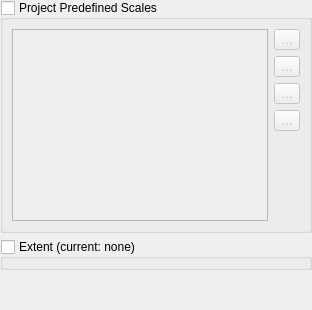
         <widget class="QWidget" name="mViewSettingsPage">
          <layout class="QVBoxLayout" name="verticalLayout_25">
           <property name="leftMargin">
            <number>0</number>
           </property>
           <property name="topMargin">
            <number>0</number>
           </property>
           <property name="rightMargin">
            <number>0</number>
           </property>
           <property name="bottomMargin">
            <number>0</number>
           </property>
           <item>
            <widget class="QgsCollapsibleGroupBox" name="grpProjectScales">
             <property name="sizePolicy">
              <sizepolicy hsizetype="Preferred" vsizetype="Expanding">
               <horstretch>0</horstretch>
               <verstretch>3</verstretch>
              </sizepolicy>
             </property>
             <property name="title">
              <string>Project Predefined Scales</string>
             </property>
             <property name="checkable">
              <bool>true</bool>
             </property>
             <property name="checked">
              <bool>false</bool>
             </property>
             <property name="syncGroup" stdset="0">
              <string notr="true">projgeneral</string>
             </property>
             <layout class="QGridLayout" name="gridLayout_7">
              <item row="0" column="0">
               <widget class="QListWidget" name="lstScales"/>
              </item>
              <item row="0" column="1">
               <layout class="QVBoxLayout" name="verticalLayout_4">
                <item>
                 <widget class="QToolButton" name="pbnAddScale">
                  <property name="toolTip">
                   <string>Add predefined scale</string>
                  </property>
                  <property name="text">
                   <string>…</string>
                  </property>
                  <property name="icon">
                   <iconset resource="../../images/images.qrc">
                    <normaloff>:/images/themes/default/symbologyAdd.svg</normaloff>:/images/themes/default/symbologyAdd.svg</iconset>
                  </property>
                 </widget>
                </item>
                <item>
                 <widget class="QToolButton" name="pbnRemoveScale">
                  <property name="toolTip">
                   <string>Remove selected scale</string>
                  </property>
                  <property name="text">
                   <string>…</string>
                  </property>
                  <property name="icon">
                   <iconset resource="../../images/images.qrc">
                    <normaloff>:/images/themes/default/symbologyRemove.svg</normaloff>:/images/themes/default/symbologyRemove.svg</iconset>
                  </property>
                 </widget>
                </item>
                <item>
                 <widget class="QToolButton" name="pbnImportScales">
                  <property name="toolTip">
                   <string>Import from file</string>
                  </property>
                  <property name="text">
                   <string>…</string>
                  </property>
                  <property name="icon">
                   <iconset resource="../../images/images.qrc">
                    <normaloff>:/images/themes/default/mActionFileOpen.svg</normaloff>:/images/themes/default/mActionFileOpen.svg</iconset>
                  </property>
                 </widget>
                </item>
                <item>
                 <widget class="QToolButton" name="pbnExportScales">
                  <property name="toolTip">
                   <string>Save to file</string>
                  </property>
                  <property name="text">
                   <string>…</string>
                  </property>
                  <property name="icon">
                   <iconset resource="../../images/images.qrc">
                    <normaloff>:/images/themes/default/mActionFileSave.svg</normaloff>:/images/themes/default/mActionFileSave.svg</iconset>
                  </property>
                 </widget>
                </item>
                <item>
                 <spacer name="verticalSpacer">
                  <property name="orientation">
                   <enum>Qt::Vertical</enum>
                  </property>
                  <property name="sizeHint" stdset="0">
                   <size>
                    <width>20</width>
                    <height>40</height>
                   </size>
                  </property>
                 </spacer>
                </item>
               </layout>
              </item>
             </layout>
            </widget>
           </item>
           <item>
            <widget class="QgsExtentGroupBox" name="mExtentGroupBox">
             <property name="toolTip">
              <string>If checked the preset extent will be used as the full extent of the project. If unchecked, the project's full extent will be calculated using the full extent of all layers in the project.</string>
             </property>
             <property name="title">
              <string>Extent (current: none)</string>
             </property>
             <property name="checkable">
              <bool>true</bool>
             </property>
             <property name="checked">
              <bool>false</bool>
             </property>
            </widget>
           </item>
           <item>
            <spacer name="verticalSpacer_4">
             <property name="orientation">
              <enum>Qt::Vertical</enum>
             </property>
             <property name="sizeHint" stdset="0">
              <size>
               <width>20</width>
               <height>40</height>
              </size>
             </property>
            </spacer>
           </item>
          </layout>
         </widget>
